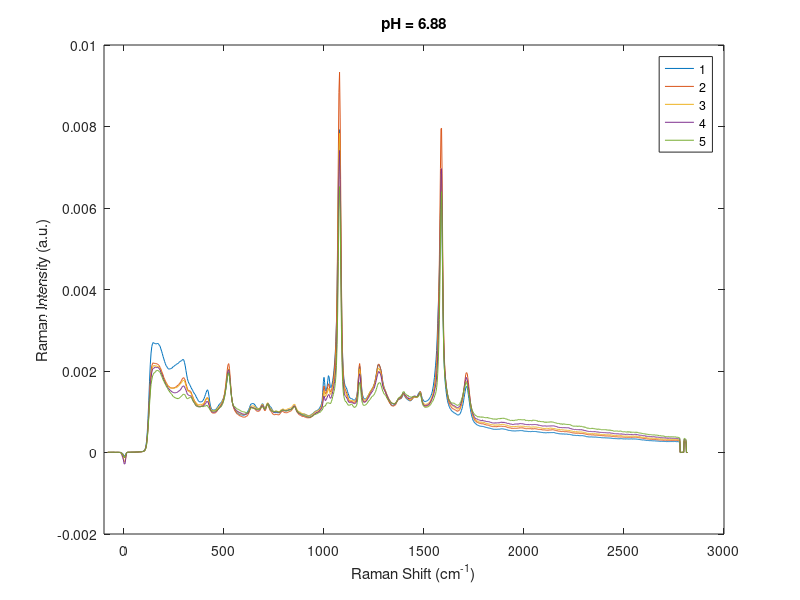
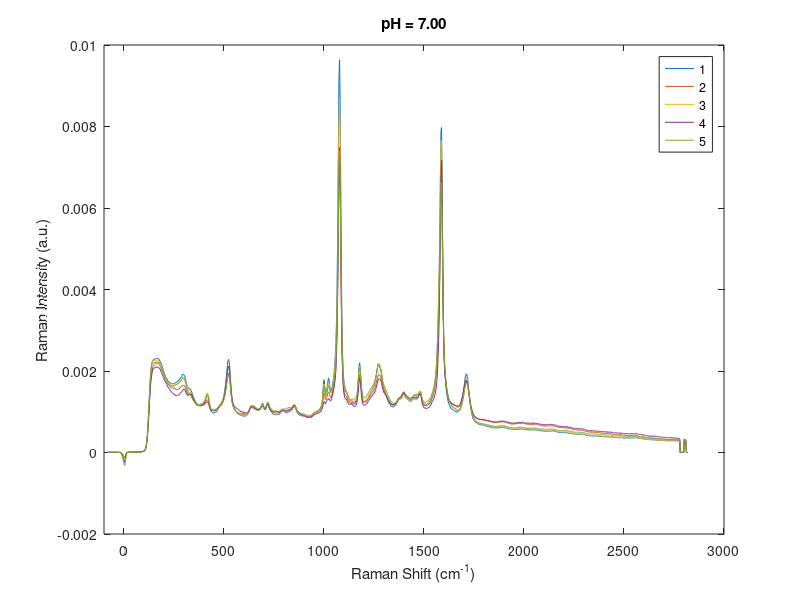
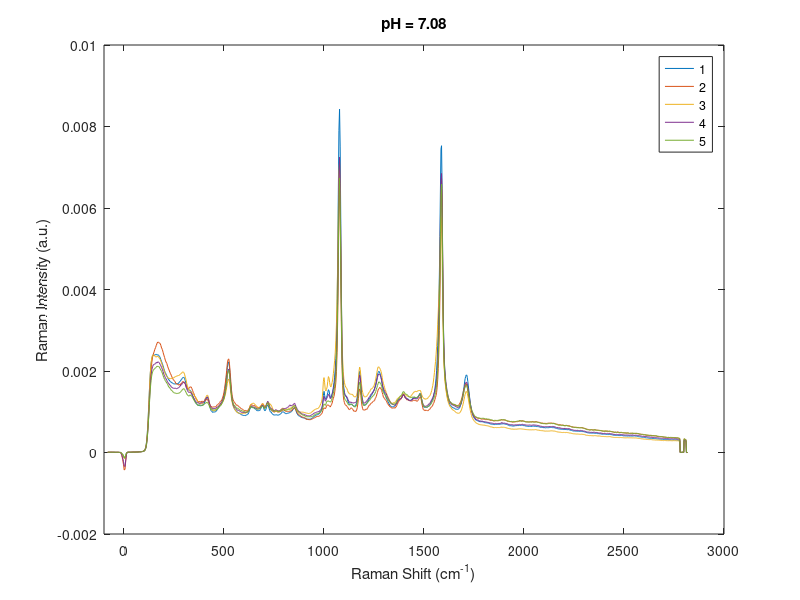
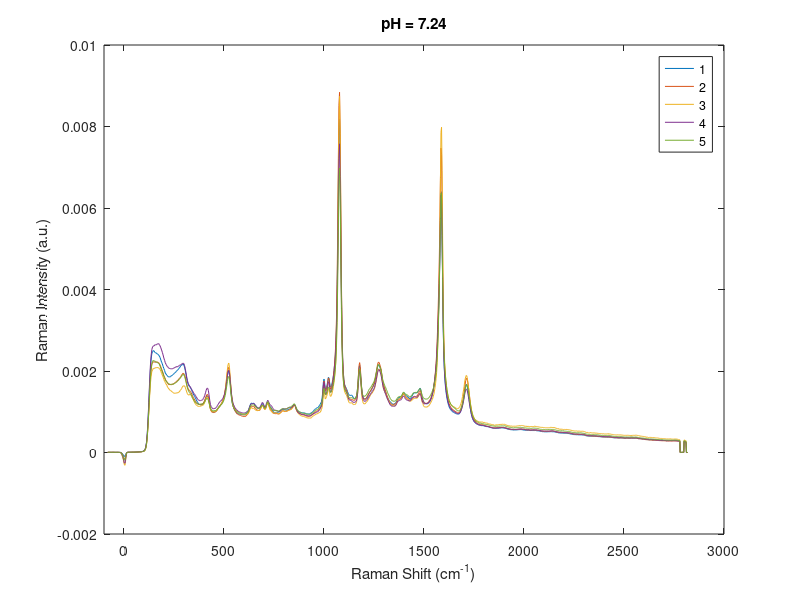

Here is the MATLAB script that generated these plots, in order:
clear; close all; clc
nlevels = 12;
nreps = 5;

load samples_chip2_new;
load pH2;
featurenum = size(X, 1);

X = X';
sumup = sum(X,2);
X = bsxfun(@rdivide,X,sumup);

for i=1:nlevels
    figure;
    plot(wav, X((i-1)*nreps+1:i*nreps,:));
    legend(['1'; '2'; '3'; '4'; '5']);
    axis([-100 3000 -0.002 0.01]);
%    axis([-100 3000 -1500 30000]);
    xlabel('Raman Shift (cm^{-1})');
    ylabel('Raman Intensity (a.u.)');
    title(num2str(pH(i*nreps), 'pH = %.2f'));
end